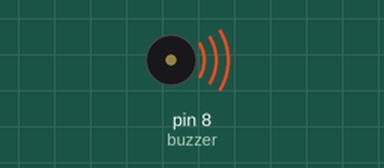
Bench run of a sketch on a simulated Arduino Uno, built with avr-gcc and run on an emulated ATmega328P. On the bench: buzzer (waves = sounding).

Above: at 0.5 s.
Timing chart, 0 to 9.1 s (numbered marks = the images above):
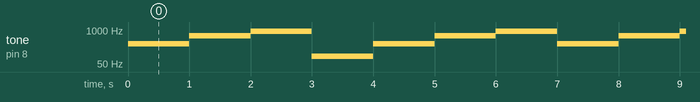

Measured:
- by itself, tone on pin 8 (buzzer): repeats every 7.0 s: 600 Hz 1.0 s, 900 Hz 1.0 s, 100 Hz 1.0 s, 300 Hz 1.0 s, 600 Hz 1.0 s, 900 Hz 1.0 s, 300 Hz 1.0 s

The sketch:

buzzer_08.ino
```cpp
/*
ARDUINO TRAINING
CREATE BY : MUHAMMAD SHAHKHIR BIN MOZAMIR

 TITLE: BUZZER
*/

int buzzer=8;

void setup() {
  // put your setup code here, to run once:
pinMode(8,OUTPUT);
}

void loop() {

    tone(buzzer,300);
    delay(1000);
    tone(buzzer,600);
    delay(1000);
    tone(buzzer,900);
    delay(1000);
    tone(buzzer,100);
    delay(1000);
    tone(buzzer,300);
    delay(1000);
    tone(buzzer,600);
    delay(1000);
    tone(buzzer,900);
    delay(1000);
  }


/*
 *TEST STATUS :
 */
```
